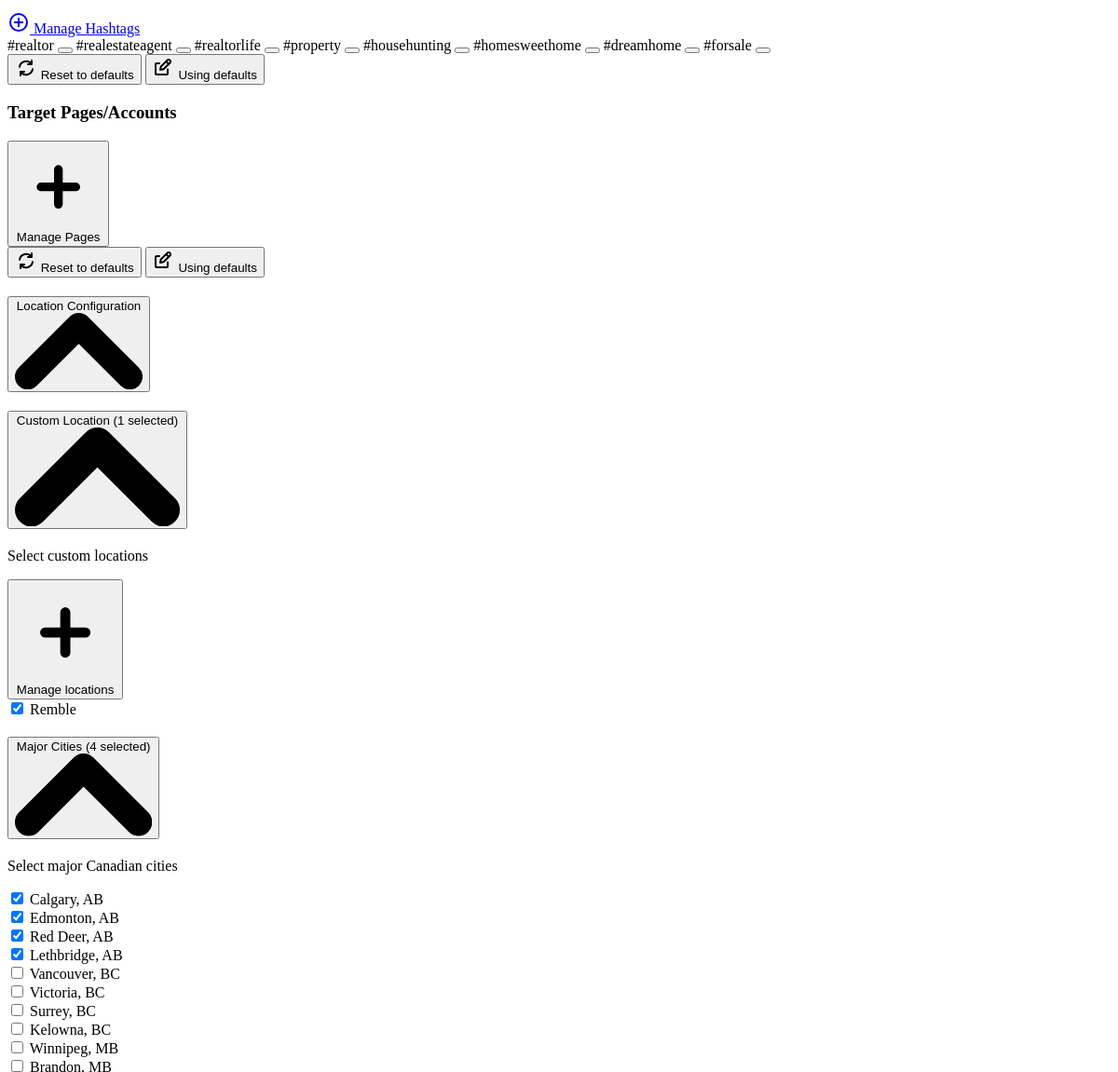
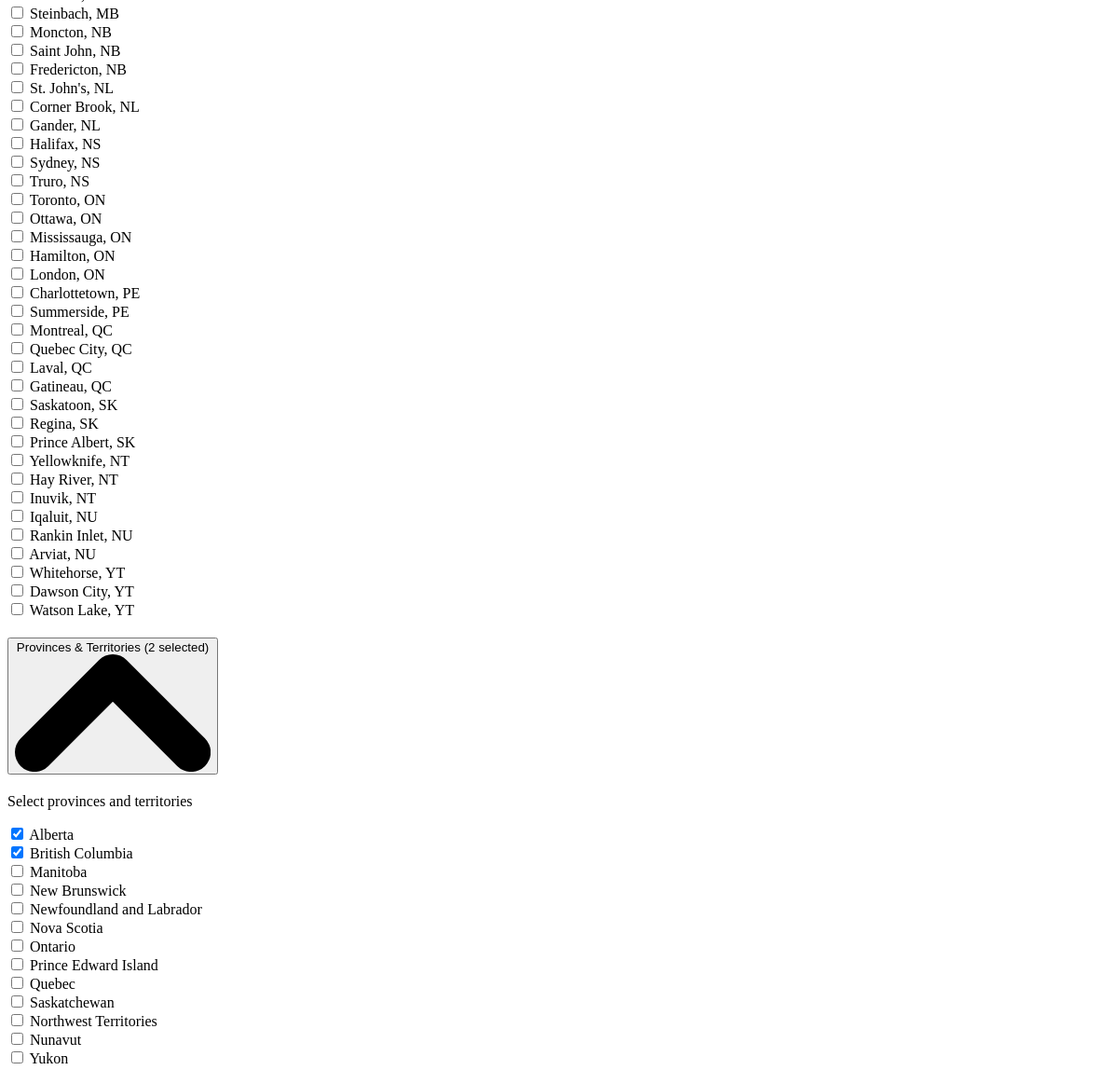
The page /leads/preferences/ (signed in, middle part) on the database as committed earlier (2 pictures, top to bottom).
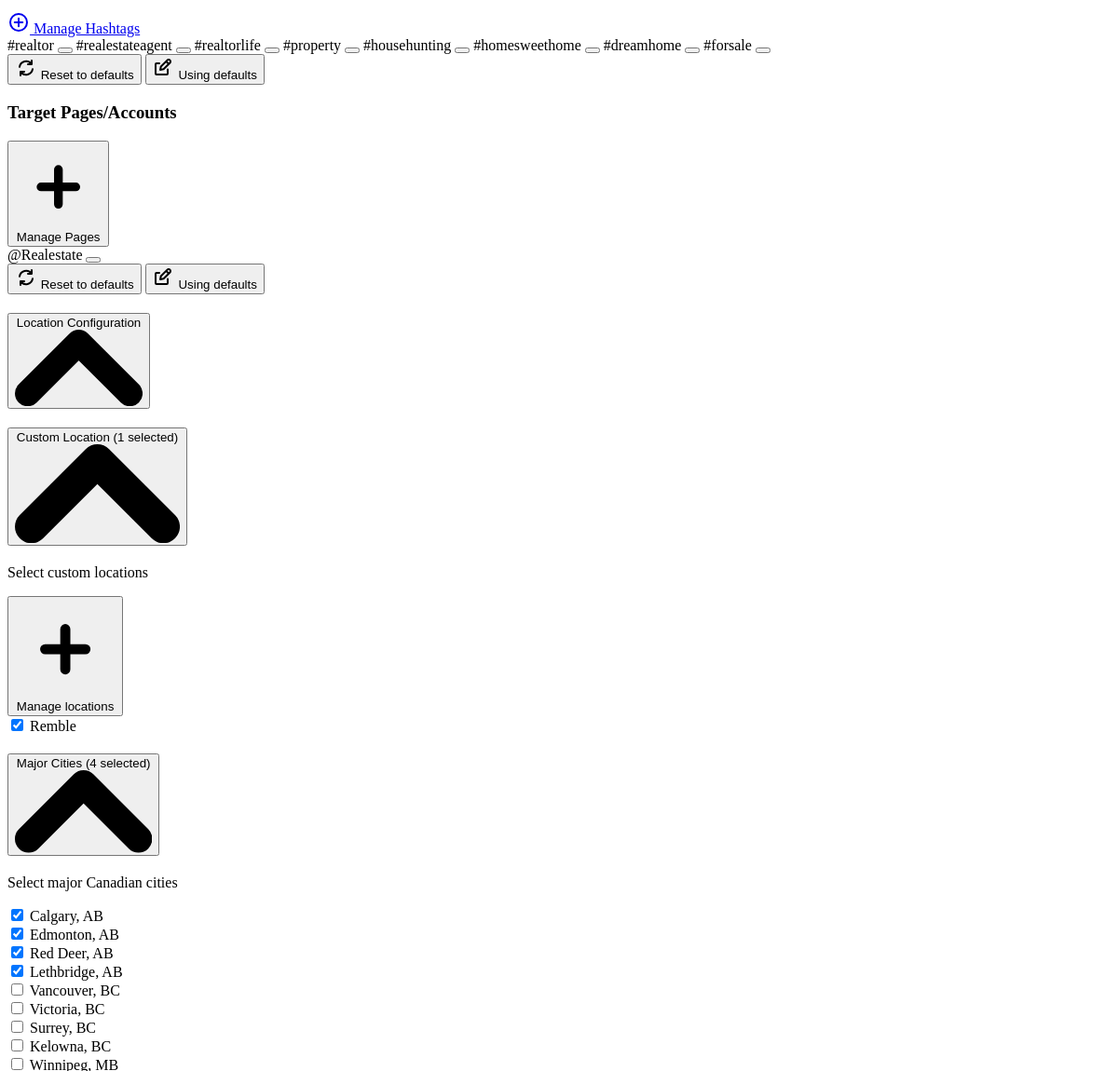
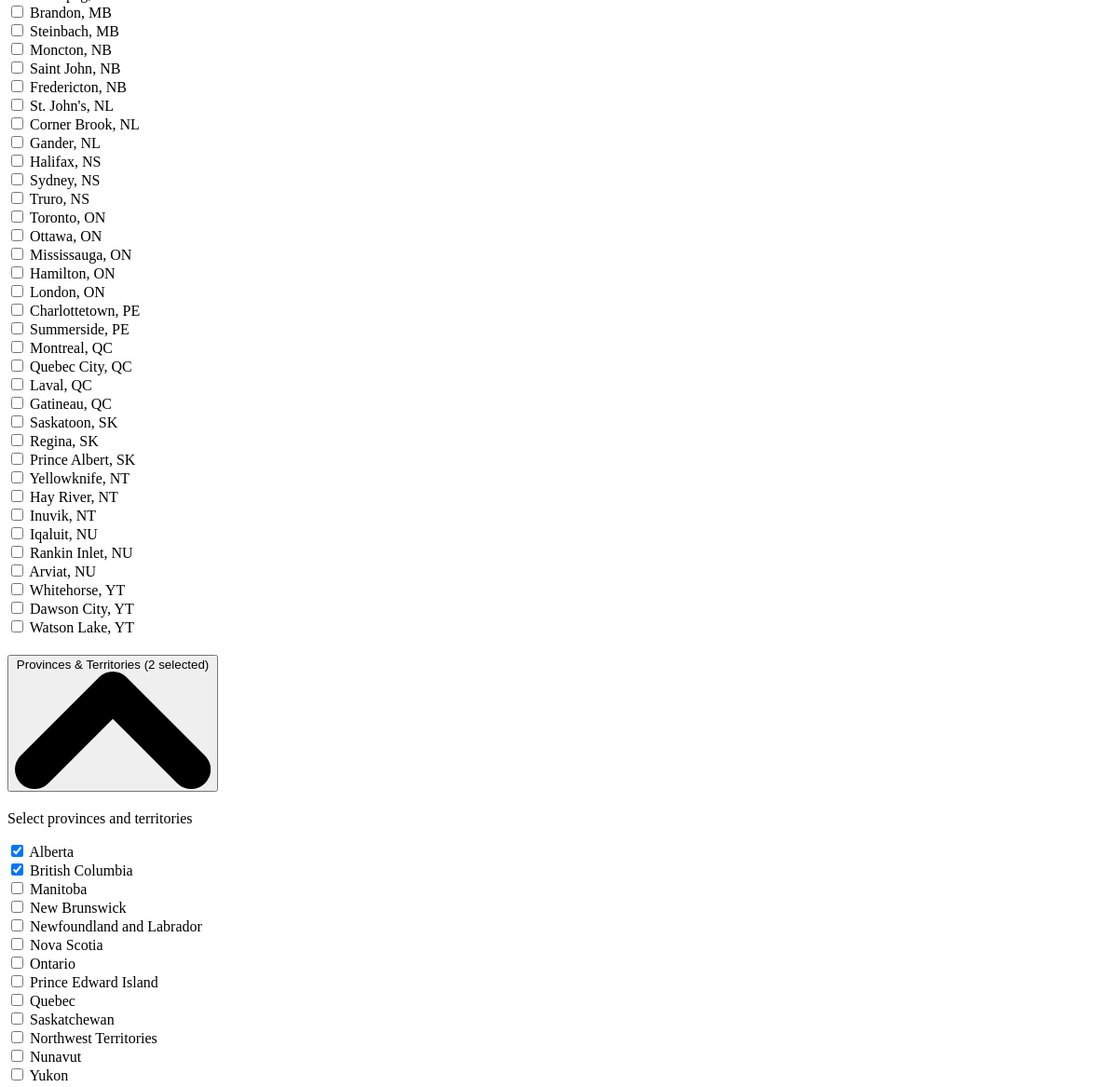
The same page on the database as committed later (2 pictures, top to bottom).
### apps/hashtags/models.py (models this page shows, shortened)
class Hashtag(models.Model):
    name = models.CharField(max_length=100)
    user = models.ForeignKey(settings.AUTH_USER_MODEL, on_delete=models.CASCADE, related_name='hashtags')
    created_at = models.DateTimeField(auto_now_add=True)
    class Meta:
        unique_together = ['name', 'user']

### apps/locations/models.py (models this page shows, shortened)
class CustomLocation(models.Model):
    user = models.ForeignKey(settings.AUTH_USER_MODEL, on_delete=models.CASCADE)
    location_text = models.CharField(
        max_length=360,
        help_text="Enter area name and postal code (e.g. Downtown Toronto, M5V 3A8)"
    )
    is_active = models.BooleanField(default=True)
    created_at = models.DateTimeField(auto_now_add=True)
    updated_at = models.DateTimeField(auto_now=True)

class City(models.Model):
    name = models.CharField(max_length=100)
    province = models.ForeignKey(Province, on_delete=models.CASCADE)
    created_at = models.DateTimeField(auto_now_add=True)
    updated_at = models.DateTimeField(auto_now=True)

class Province(models.Model):
    REGION_TYPES = [
        ('PROVINCE', 'Province'),
        ('STATE', 'State'),
        ('TERRITORY', 'Territory'),
        ('OTHER', 'Other'),
    ]
    country = models.ForeignKey(Country, on_delete=models.CASCADE)
    name = models.CharField(max_length=100)
    code = models.CharField(
        max_length=10,
        help_text="Official abbreviation (e.g., ON, CA, NY)"
    )
    region_type = models.CharField(
        max_length=10,
        choices=REGION_TYPES,
        default='PROVINCE'
    )
    created_at = models.DateTimeField(auto_now_add=True)
    updated_at = models.DateTimeField(auto_now=True)
    class Meta:
        unique_together = ['country', 'code']
        verbose_name_plural = "Provinces/States"

### apps/leads/models.py (models this page shows, shortened)
class LeadPreference(models.Model):
    user = models.OneToOneField(settings.AUTH_USER_MODEL, on_delete=models.CASCADE, related_name='lead_preferences')
    platforms = models.ManyToManyField(Platform, blank=True)
    hashtags = models.ManyToManyField(Hashtag, blank=True)
    targets = models.ManyToManyField(Target, blank=True)
    custom_locations = models.ManyToManyField(CustomLocation, blank=True)
    cities = models.ManyToManyField(City, blank=True)
    provinces = models.ManyToManyField(Province, blank=True)
    engagement_threshold = models.IntegerField(default=50)
    default_frequency = models.CharField(
        max_length=20,
        choices=[('one-time', 'One-time request'), ('recurring', 'Recurring request')],
        default='one-time'
    )
    repeat_days = models.IntegerField(default=7)
    created_at = models.DateTimeField(auto_now_add=True)
    updated_at = models.DateTimeField(auto_now=True)
    class Meta:
        verbose_name = "Lead Preference"
        verbose_name_plural = "Lead Preferences"

### apps/targets/models.py (models this page shows, shortened)
class Target(models.Model):
    username = models.CharField(max_length=255)
    user = models.ForeignKey(settings.AUTH_USER_MODEL, on_delete=models.CASCADE, related_name='targets')
    platform = models.ForeignKey(Platform, on_delete=models.CASCADE)
    is_active = models.BooleanField(default=True)
    last_scraped = models.DateTimeField(null=True, blank=True)
    created_at = models.DateTimeField(auto_now_add=True)
    updated_at = models.DateTimeField(auto_now=True)
    follower_count = models.IntegerField(null=True, blank=True)
    following_count = models.IntegerField(null=True, blank=True)
    post_count = models.IntegerField(null=True, blank=True)
    profile_picture_url = models.URLField(blank=True, null=True)
    bio = models.TextField(blank=True)
    class Meta:
        ordering = ['-created_at']
        indexes = [
            models.Index(fields=['user', '-created_at']),
            models.Index(fields=['username']),
            models.Index(fields=['is_active']),
        ]
        unique_together = ['user', 'username']  # Prevent duplicate tracking

### apps/leads/views.py (the view)
# urls.py: path('preferences/', views.get_lead_preferences, name='get_lead_preferences'),
@login_required
def get_lead_preferences(request):
    try:
        context = get_lead_context(request.user)
        return render(request, 'leads/components/form_preference_fields.html', context)
    except AttributeError:
        return HttpResponse(status=400)

### apps/leads/views.py (called while the page is built)
def get_lead_context(user):
    preferences = user.lead_preferences
    all_custom_locations = CustomLocation.objects.filter(user=user)
    all_cities = City.objects.all().select_related('province')
    all_provinces = Province.objects.all()
    return {
        'preferences': preferences,
        'platforms': Platform.objects.filter(is_active=True),
        'hashtags': Hashtag.objects.filter(user=user),
        'targets': Target.objects.filter(user=user),
        'custom_locations': all_custom_locations,
        'cities': all_cities,
        'provinces': all_provinces,
        'custom_locations_count': preferences.custom_locations.count(),
        'cities_count': preferences.cities.count(),
        'provinces_count': preferences.provinces.count(),
    }

### templates/leads/components/form_preference_fields.html (shortened to what the changed rows need)
<form method="POST" action="{% url 'leads:leads' %}">
    <div id="accordion-open" data-accordion="collapse">
        <div class="mb-4">
            <div id="accordion-open-body-1" class="hidden" aria-labelledby="accordion-open-heading-1">
                <div class="p-5 border-x border-b rounded-b-lg border-gray-200 dark:border-gray-700 dark:bg-gray-900 -mt-px">
                    <div class="sm:col-span-2 mb-6 mt-8">
                        <div id="hashtags-list" class="flex flex-wrap items-center bg-white border border-gray-200 rounded-md p-2 space-y-2 mt-4">
                            {% for hashtag in preferences.hashtags.all %}
                            <span class="inline-flex items-center px-2 py-1 mr-2 text-sm bg-gray-100 rounded-md" data-id="{{ hashtag.id }}">
                                #{{ hashtag.name }}
                                <button type="button" class="ml-1 inline-flex items-center hashtag-remove-button" data-id="{{ hashtag.id }}">
                                </button>
                            </span>
                            {% endfor %}
                        </div>
                    </div>
                    <div class="sm:col-span-2 mt-8">
                        <div class="flex flex-wrap items-center bg-white border border-gray-200 rounded-md p-2">
                            {% for target in preferences.targets.all %}
                            <span class="inline-flex items-center px-2 py-1 mr-2 text-sm bg-gray-100 rounded-md">
                                @{{ target.username }}
                                <button type="button" class="ml-1 inline-flex items-center">
                                </button>
                            </span>
                            {% endfor %}
                        </div>
                    </div>
                </div>
            </div>
        </div>
        <div class="mb-4">
            <h2 id="accordion-open-heading-2">
                <button type="button" class="flex items-center justify-between w-full p-5 font-medium rtl:text-right text-gray-500 border border-gray-200 rounded-lg focus:ring-4 focus:ring-gray-200 dark:focus:ring-gray-800 dark:border-gray-700 dark:text-gray-400 hover:bg-gray-100 dark:hover:bg-gray-800 gap-3 [&[aria-expanded='true']]:rounded-b-none" data-accordion-target="#accordion-open-body-2" aria-expanded="true" aria-controls="accordion-open-body-2">
                    <span class="flex items-center">Location Configuration</span>
                    <svg data-accordion-icon class="w-3 h-3 rotate-180 shrink-0" aria-hidden="true" xmlns="http://www.w3.org/2000/svg" fill="none" viewBox="0 0 10 6">
                        <path stroke="currentColor" stroke-linecap="round" stroke-linejoin="round" stroke-width="2" d="M9 5 5 1 1 5" />
                    </svg>
                </button>
            </h2>
            <div id="accordion-open-body-2" class="hidden" aria-labelledby="accordion-open-heading-2">
                <div class="p-5 border-x border-b rounded-b-lg border-gray-200 dark:border-gray-700 dark:bg-gray-900 -mt-px">
                    <div id="accordion-nested-collapse" data-accordion="collapse">
                        <h2 id="accordion-flush-heading-1">
                            <button type="button" class="flex items-center justify-between w-full py-5 font-medium rtl:text-right text-gray-500 border-b border-gray-200 dark:border-gray-700 dark:text-gray-400 gap-3 bg-transparent" data-accordion-target="#accordion-flush-body-1" aria-expanded="true" aria-controls="accordion-flush-body-1">
                                <span>Custom Location ({{ custom_locations_count }} selected)</span>
                                <svg data-accordion-icon class="w-3 h-3 rotate-180 shrink-0" aria-hidden="true" xmlns="http://www.w3.org/2000/svg" fill="none" viewBox="0 0 10 6">
                                    <path stroke="currentColor" stroke-linecap="round" stroke-linejoin="round" stroke-width="2" d="M9 5 5 1 1 5" />
                                </svg>
                            </button>
                        </h2>
                        <div id="accordion-flush-body-1" class="hidden" aria-labelledby="accordion-flush-heading-1">
                            <div class="py-4 border-b border-gray-200 dark:border-gray-700">
                                <div class="flex justify-between items-center mb-4">
                                    <button type="button" class="flex px-2 py-1 border border-gray-200 hover:bg-gray-100 rounded-md items-center text-sm font-medium text-gray-900 dark:text-white">
                                        <svg class="w-3.5 h-3.5 mr-1" fill="currentColor" viewBox="0 0 20 20">
                                            <path d="M10 5a1 1 0 011 1v3h3a1 1 0 110 2h-3v3a1 1 0 11-2 0v-3H6a1 1 0 110-2h3V6a1 1 0 011-1z"></path>
                                        </svg>
                                        Manage locations
                                    </button>
                                </div>
                                <div class="grid grid-cols-2 auto-rows-min gap-x-8 gap-y-2">
                                    {% if custom_locations %}
                                    {% for location in custom_locations %}
                                    <div class="flex items-center">
                                        <input id="custom-location-{{ location.id }}" type="checkbox" value="{{ location.id }}" name="custom_locations[]" {% if location in preferences.custom_locations.all %}checked{% endif %} class="w-4 h-4 text-green-600 bg-gray-100 border-gray-300 rounded">
                                        <label for="custom-location-{{ location.id }}" class="ml-2 text-sm font-medium text-gray-900">
                                            {{ location.location_text }}
                                        </label>
                                    </div>
                                    {% endfor %}
                                    {% else %}
                                    <p class="text-sm font-medium text-gray-900">No custom locations found, please add some custom locations if you want to use them</p>
                                    {% endif %}
                                </div>
                            </div>
                        </div>
                        <h2 id="accordion-flush-heading-2">
                            <button type="button" class="flex items-center justify-between w-full py-5 font-medium rtl:text-right text-gray-500 border-b border-gray-200 dark:border-gray-700 dark:text-gray-400 gap-3 bg-transparent" data-accordion-target="#accordion-flush-body-2" aria-expanded="false" aria-controls="accordion-flush-body-2">
                                <span>Major Cities ({{ cities_count }} selected)</span>
                                <svg data-accordion-icon class="w-3 h-3 rotate-180 shrink-0" aria-hidden="true" xmlns="http://www.w3.org/2000/svg" fill="none" viewBox="0 0 10 6">
                                    <path stroke="currentColor" stroke-linecap="round" stroke-linejoin="round" stroke-width="2" d="M9 5 5 1 1 5" />
                                </svg>
                            </button>
                        </h2>
                        <div id="accordion-flush-body-2" class="hidden" aria-labelledby="accordion-flush-heading-2">
                            <div class="py-4 border-b border-gray-200 dark:border-gray-700">
                                <div class="grid grid-cols-2 auto-rows-min gap-x-8 gap-y-2 max-h-96 overflow-y-auto">
                                    {% for city in cities %}
                                    <div class="flex items-center ml-1">
                                        <input id="city-{{ city.id }}" type="checkbox" value="{{ city.id }}" name="cities[]" {% if city in preferences.cities.all %}checked{% endif %} class="w-4 h-4 text-green-600 bg-gray-100 border-gray-300 rounded">
                                        <label for="city-{{ city.id }}" class="ml-2 text-sm font-medium text-gray-900">
                                            {{ city.name }}, {{ city.province.code }}
                                        </label>
                                    </div>
                                    {% endfor %}
                                </div>
                            </div>
                        </div>
                        <h2 id="accordion-flush-heading-3">
                            <button type="button" class="flex items-center justify-between w-full py-5 font-medium rtl:text-right text-gray-500 border-b border-gray-200 dark:border-gray-700 dark:text-gray-400 gap-3 bg-transparent" data-accordion-target="#accordion-flush-body-3" aria-expanded="false" aria-controls="accordion-flush-body-3">
                                <span>Provinces & Territories ({{ provinces_count }} selected)</span>
                                <svg data-accordion-icon class="w-3 h-3 rotate-180 shrink-0" aria-hidden="true" xmlns="http://www.w3.org/2000/svg" fill="none" viewBox="0 0 10 6">
                                    <path stroke="currentColor" stroke-linecap="round" stroke-linejoin="round" stroke-width="2" d="M9 5 5 1 1 5" />
                                </svg>
                            </button>
                        </h2>
                        <div id="accordion-flush-body-3" class="hidden" aria-labelledby="accordion-flush-heading-3">
                            <div class="py-4 border-b border-gray-200 dark:border-gray-700">
                                <div class="grid grid-cols-2 auto-rows-min gap-x-8 gap-y-2">
                                    {% for province in provinces %}
                                    <div class="flex items-center">
                                        <input id="province-{{ province.id }}" type="checkbox" value="{{ province.id }}" name="provinces[]" {% if province in preferences.provinces.all %}checked{% endif %} class="w-4 h-4 text-green-600 bg-gray-100 border-gray-300 rounded">
                                        <label for="province-{{ province.id }}" class="ml-2 text-sm font-medium text-gray-900">
                                            {{ province.name }}
                                        </label>
                                    </div>
                                    {% endfor %}
                                </div>
                            </div>
                        </div>
                    </div>
                </div>
            </div>
        </div>
    </div>
</form>

Rows that differ between the two databases and show on the page:
added Target: username "Realestate"
